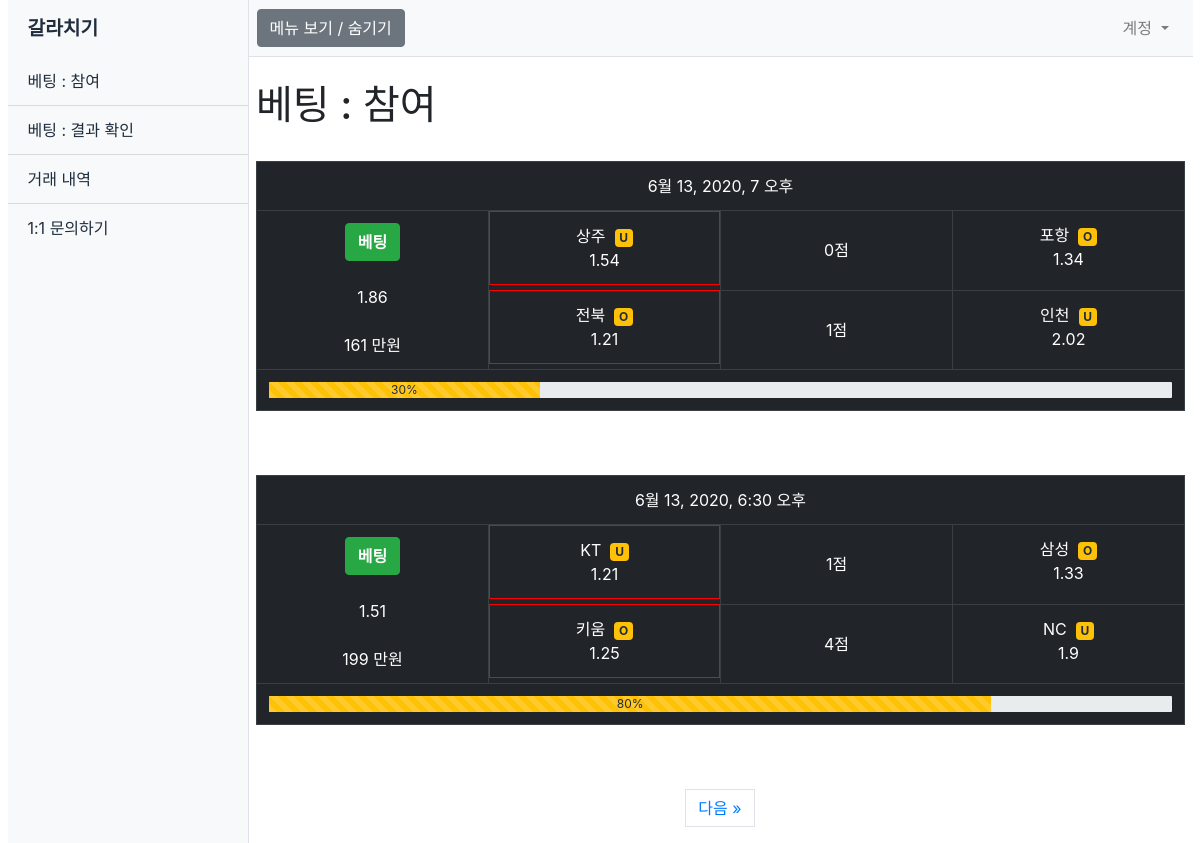
Page /match/available/ (signed in) on the committed database.
### betting/models.py (models this page shows, shortened)
class Match(models.Model):
    match_time = models.DateTimeField(null=True, blank=True)
    match_time.verbose_name = "경기 시간"
    team_name_1 = models.CharField(max_length=100)
    team_name_2 = models.CharField(max_length=100)
    team_name_3 = models.CharField(max_length=100)
    team_name_4 = models.CharField(max_length=100)
    team_name_1.verbose_name = "1경기 첫번째 팀 이름(선택)"
    team_name_2.verbose_name = "1경기 두번째 팀 이름"
    team_name_3.verbose_name = "2경기 첫번째 팀 이름(선택)"
    team_name_4.verbose_name = "2경기 두번째 팀 이름"
    team_odds_1 = models.CharField(max_length=20)
    team_odds_2 = models.CharField(max_length=20)
    team_odds_3 = models.CharField(max_length=20)
    team_odds_4 = models.CharField(max_length=20)
    team_odds_1.verbose_name = "1경기 첫번째 팀 배당률"
    team_odds_2.verbose_name = "1경기 두번째 팀 배당률"
    team_odds_3.verbose_name = "2경기 첫번째 팀 배당률"
    team_odds_4.verbose_name = "2경기 두번째 팀 배당률"
    MATCH_CONDITION = (
        ('U', '언더'),
        ('O', '오바'),
    )
    match_condition_1 = models.CharField(
        max_length=1,
        choices=MATCH_CONDITION,
        blank=True,
        default='U',
        help_text='1경기 첫번째 팀 기준 언더-오바',)
    match_condition_2 = models.CharField(
        max_length=1,
        choices=MATCH_CONDITION,
        blank=True,
        default='U',
        help_text='2경기 첫번째 팀 기준 언더-오바', )
    match_condition_1.verbose_name = "1경기 첫번째 팀 기준 언더-오바"
    match_condition_2.verbose_name = "2경기 첫번째 팀 기준 언더-오바"
    match_desc_1 = models.CharField(default='0점', max_length=100)
    match_desc_2 = models.CharField(default='0점', max_length=100)
    match_desc_1.verbose_name = "1경기 첫번째 팀 기준 언오바 점수"
    match_desc_2.verbose_name = "2경기 첫번째 팀 기준 언오바 점수"
    MATCH_RESULT = (
        ('1', '경기 종료 전'),
        ('2', '적중'),
        ('3', '미적중'),
        ('4', '적특'),
    )
    match_result_1 = models.CharField(
        max_length=1,
        choices=MATCH_RESULT,
        blank=True,
        default='1',
        help_text='1경기 첫번째 팀 기준 결과', )
    match_result_2 = models.CharField(
        max_length=1,
        choices=MATCH_RESULT,
        blank=True,
        default='1',
        help_text='2경기 첫번째 팀 결과', )
    match_result_1.verbose_name = "1경기 결과"
    match_result_2.verbose_name = "2경기 결과"
    betting_total = models.CharField(default='10', max_length=20)
    betting_now = models.CharField(default='0', max_length=20)
    betting_total.verbose_name = "배팅 가능 수"
    betting_now.verbose_name = "배팅 참여 수"
    MATCH_STATUS = (
        ('1', '관리자 준비'),
        ('2', '베팅 진행'),
        ('3', '베팅 종료'),
        ('4', '경기 시작'),
        ('5', '경기 종료'),
    )
    match_status = models.CharField(
        max_length=1,
        choices=MATCH_STATUS,
        blank=True,
        default='1',
        help_text='해당 결기에 대한 관리 상태',
    )
    match_status.verbose_name = "경기 상태"
    class Meta:
        ordering = ['match_time', 'match_status']
    def final_odds(self):
        return round(float(self.team_odds_1) * float(self.team_odds_3), 2)
    def bet_ratio(self):
        return math.ceil(100 * float(self.betting_now) / float(self.betting_total))
    def bet_amount(self):
        return str(math.ceil(300 / (float(self.team_odds_1) * float(self.team_odds_3)))) + ' 만원'

### betting/views.py (the view)
# urls.py: path('match/available/', betting_view.MatchAvailableView.as_view(), name='matchs_available'),
class MatchAvailableView(LoginRequiredMixin, generic.ListView):
    login_url = '/accounts/login/'
    redirect_field_name = 'redirect_to'
    model = Match
    context_object_name = 'my_match_list'
    queryset = Match.objects.filter(Q(match_status=2) | Q(match_status=3)).order_by('match_time').reverse()[:10]
    template_name = 'betting/match_available.html'
    paginate_by = 2

### templates/betting/match_available.html (shortened to what this page needs)
{% extends 'betting/base.html' %}
{% block content %}
    <br/>
    <h1>베팅 : 참여</h1>
    <br/>
    {% if my_match_list %}
        {% for match in my_match_list %}
            <table class="table table-bordered table-dark text-center">
                <tbody>
                    <tr>
                        <td colspan="4">{{ match.match_time }}</td>
                    </tr>
                    <tr>
                        {% if match.match_status == "3" %}
                            <td class="align-middle w-25" rowspan="2"><button type="button" class="btn btn-info toastsDefaultInfo"><b>마감</b></button><br/><br/>{{ match.final_odds }}<br/><br/>{{ match.bet_amount }}</td>
                        {% else %}
                            <td class="align-middle w-25" rowspan="2"><button type="button" class="btn btn-success toastsDefaultSuccess"><b>베팅</b></button><br/><br/>{{ match.final_odds }}<br/><br/>{{ match.bet_amount }}</td>
                        {% endif %}
                        {% if match.match_condition_1 == "U" %}
                            <td style="border:red solid 1px !important; display: block;">{{ match.team_name_1 }}&nbsp;&nbsp;<span class="badge badge-warning">U</span><br/>{{ match.team_odds_1 }}</td>
                            <td class="align-middle w-25">{{ match.match_desc_1 }}</td>
                            <td class="w-25">{{ match.team_name_2 }}&nbsp;&nbsp;<span class="badge badge-warning">O</span><br/>{{ match.team_odds_2 }}</td>
                        {%  endif %}
                    </tr>
                    <tr>
                        {% if match.match_condition_2 == "U" %}
                            <td style="border:red solid 1px !important; display: block;">{{ match.team_name_3 }}&nbsp;&nbsp;<span class="badge badge-warning">U</span><br/>{{ match.team_odds_3 }}</td>
                            <td class="align-middle w-25">{{ match.match_desc_2 }}</td>
                            <td class="w-25">{{ match.team_name_4 }}&nbsp;&nbsp;<span class="badge badge-warning">O</span><br/>{{ match.team_odds_4 }}</td>
                        {% else %}
                            <td style="border:red solid 1px !important; display: block;">{{ match.team_name_3 }}&nbsp;&nbsp;<span class="badge badge-warning">O</span><br/>{{ match.team_odds_3 }}</td>
                            <td class="align-middle w-25">{{ match.match_desc_2 }}</td>
                            <td class="w-25">{{ match.team_name_4 }}&nbsp;&nbsp;<span class="badge badge-warning">U</span><br/>{{ match.team_odds_4 }}</td>
                        {%  endif %}
                    </tr>
                    <tr>
                        {% if match.match_status == "3" %}
                            <td colspan="4">
                                <div class="progress">
                                    <div class="progress-bar progress-bar-striped bg-warning" role="progressbar" style="width: 100%" aria-valuenow="75" aria-valuemin="0" aria-valuemax="100">
                                        100%
                                    </div>
                                </div>
                            </td>
                        {% else %}
                            <td colspan="4">
                                <div class="progress">
                                    <div class="progress-bar progress-bar-striped bg-warning" role="progressbar" style="width: {{ match.bet_ratio }}%" aria-valuenow="{{ match.bet_ratio }}" aria-valuemin="0" aria-valuemax="100">
                                        {{ match.bet_ratio }}%
                                    </div>
                                </div>
                            </td>
                        {% endif %}
                    </tr>
                </tbody>
            </table>
            <br/><br/>
        {% endfor %}
    {% else %}
        <tr><p>현재 참여 가능한 베팅이 없습니다.</p></tr>
    {% endif %}
{% endblock %}

### templates/betting/base.html (shortened to what this page needs)
<!DOCTYPE html>
{% load static %}
<html lang="en">
    <head>
        <link rel="stylesheet" href="https://stackpath.bootstrapcdn.com/bootstrap/4.4.1/css/bootstrap.min.css">
        <link rel="stylesheet" href="{% static 'css/betting.css' %}">
        <link rel="stylesheet" type="text/css" href="{% static 'admin-lte/dist/css/adminlte.min.css' %}">
        <link rel="stylesheet" type="text/css" href="{% static 'admin-lte/plugins/sweetalert2-theme-bootstrap-4/bootstrap-4.min.css' %}">
        <link rel="stylesheet" type="text/css" href="{% static 'admin-lte/plugins/toastr/toastr.min.css' %}">
    </head>
    <body class="container-fluid">
        <div class="d-flex" id="wrapper">
            <div class="bg-light border-right" id="sidebar-wrapper">
                <div class="sidebar-heading"><b> 갈라치기 </b></div>
                <div class="list-group list-group-flush">
                    <a href="/match/available/" class="list-group-item list-group-item-action bg-light">베팅 : 참여</a>
                    <a href="/match/finish/" class="list-group-item list-group-item-action bg-light">베팅 : 결과 확인</a>
                    <a href="/payment/" class="list-group-item list-group-item-action bg-light">거래 내역</a>
                    <a href="/help/" class="list-group-item list-group-item-action bg-light">1:1 문의하기</a>
                </div>
            </div>
            <div id="page-content-wrapper">
                <nav class="navbar navbar-expand-lg navbar-light bg-light border-bottom">
                    <button class="btn btn-secondary" id="menu-toggle">메뉴 보기 / 숨기기</button>
                    <div class="collapse navbar-collapse" id="navbarSupportedContent">
                        <ul class="navbar-nav ml-auto mt-2 mt-lg-0">
                            <li class="nav-item dropdown">
                                <a class="nav-link dropdown-toggle" href="#" id="navbarDropdown" role="button" data-toggle="dropdown" aria-haspopup="true" aria-expanded="false">
                                    계정
                                </a>
                            </li>
                        </ul>
                    </div>
                </nav>
                <div class="container-fluid">
                    {% block content %}
                    {% endblock %}
                    {% if is_paginated %}
                        <ul class="pagination justify-content-center">
                            {% if page_obj.has_next %}
                                <li><a href="?page={{ page_obj.next_page_number }}" class="page-link"> 다음 &raquo;</a></li>
                            {% endif %}
                        </ul>
                    {% endif %}
                </div>
            </div>
        </div>
    </body>
</html>
</html>

### static/css/betting.css (style rules this page uses)
body { overflow-x: hidden; }
#sidebar-wrapper { min-height: 100vh; margin-left: -15rem; -webkit-transition: margin .25s ease-out; -moz-transition: margin .25s ease-out; -o-transition: margin .25s ease-out; transition: margin .25s ease-out; }
#sidebar-wrapper .sidebar-heading { padding: 0.875rem 1.25rem; font-size: 1.2rem; }
#sidebar-wrapper .list-group { width: 15rem; }
#page-content-wrapper { min-width: 100vw; }
@media (min-width: 768px) { #sidebar-wrapper { margin-left: 0; } }
@media (min-width: 768px) { #page-content-wrapper { min-width: 0; width: 100%; } }

### rows in the picture
Match: match_time "6월 13, 2020, 7 오후", final_odds "1.86", bet_amount "161 만원", team_name_1 "상주", team_odds_1 "1.54", match_desc_1 "0점", team_name_2 "포항", team_odds_2 "1.34", team_name_3 "전북", team_odds_3 "1.21", match_desc_2 "1점", team_name_4 "인천", team_odds_4 "2.02", bet_ratio "30"
Match: match_time "6월 13, 2020, 6:30 오후", final_odds "1.51", bet_amount "199 만원", team_name_1 "KT", team_odds_1 "1.21", match_desc_1 "1점", team_name_2 "삼성", team_odds_2 "1.33", team_name_3 "키움", team_odds_3 "1.25", match_desc_2 "4점", team_name_4 "NC", team_odds_4 "1.9", bet_ratio "80"
